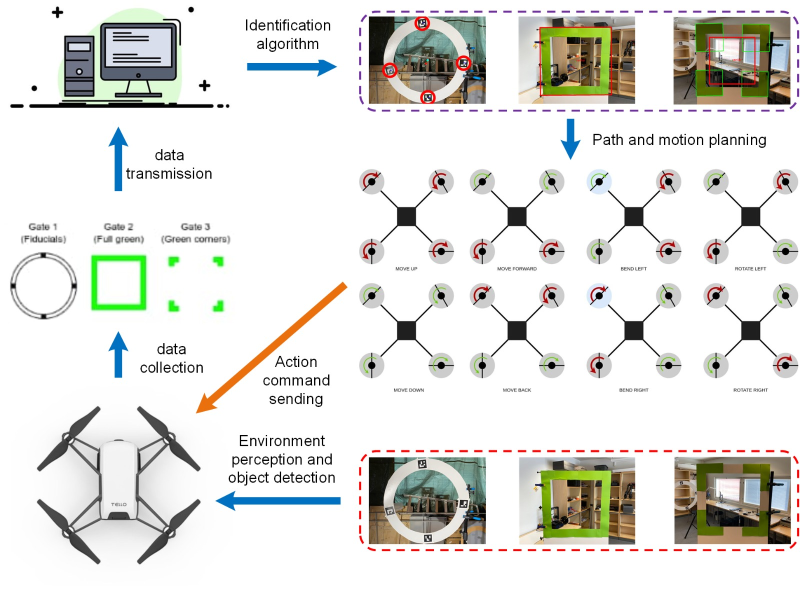
#> input picture img/System.jpeg, 1600 x 1183 px (shown at 1/2 size)
$ python -i img_process.py   (imports and definitions only)
#> lines starting #> are read from the running program, lines starting #| are printed output that depends on the picture; after the words box and inside, x2 and y2 are one past the last pixel; in counts of white or black regions, pixels touching at a corner belong together
#> further down, picture is the input picture: shape (1183, 1600, 3); mean B, G, R 220.2, 224.3, 224.5
import cv2 as cv
import numpy as np


# [69 lines left out: functions get_corner_center, get_center, get_ids_flag, get_rectangle_points, gate1, not called in this run]


def gate2(image):
    hsv = cv.cvtColor(image, cv.COLOR_BGR2HSV)
#> hsv: shape (1183, 1600, 3); mean H, S, V 15.4, 18.3, 228.3
    mask_green = cv.inRange(hsv, (35,43,35),(90,255,255))
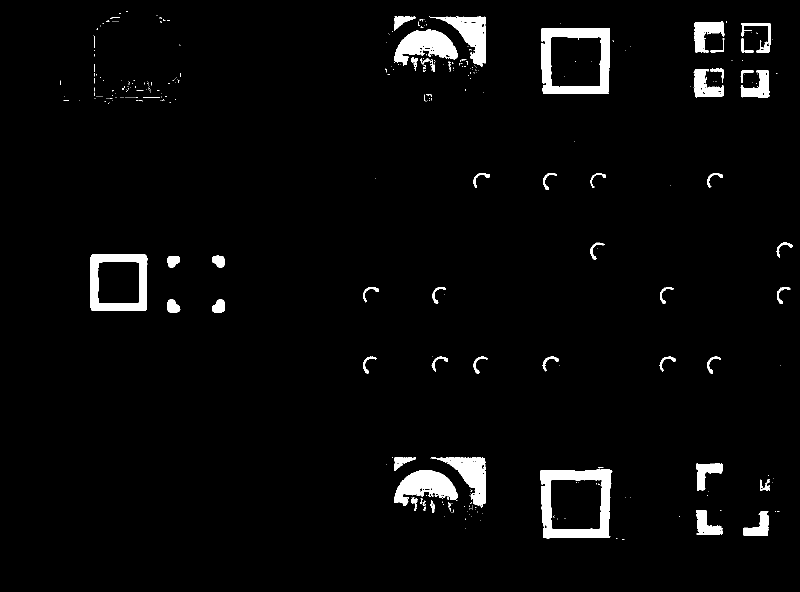
#> mask_green: shape (1183, 1600) (shown at 1/2 size); 3.2% white; 353 white regions (297 under 20 px), largest, box (x1, y1, x2, y2) and area: (1080, 939, 1225, 1077) 8677, (1082, 57, 1220, 188) 7957, (181, 508, 295, 622) 6112
    masks = [mask_green]
    flag = 0
    for mask in masks:
        contours, hierarchy = cv.findContours(mask, cv.RETR_EXTERNAL, cv.CHAIN_APPROX_SIMPLE)
        if len(contours) <= 1:
            flag = -1
            return image, None, None, flag, None, None
        else:
            index = 1
            max = 0
            for c in range(len(contours)):
                area = cv.contourArea(contours[c])
                if area > max:
                    max = area
                    index = c
            if index >= 0:
                rect = cv.minAreaRect(contours[index])
                width=rect[1][0]
                height=rect[1][1]
                mianji = width*height
                if mianji > 50000:
                    flag = 1
                    box = np.int0(cv.boxPoints(rect))
                    cv.drawContours(image,[box],0,(0,0,255),10)
                    cv.circle(image,(np.int32(rect[0][0]),np.int32(rect[0][1])),2,(0,255,0),2,8,0)
                else:
                    flag = 0
            cv.putText(image,'center',(np.int32(rect[0][0]),np.int32(rect[0][1])),cv.FONT_HERSHEY_SIMPLEX,1.00,(0,0,255),2)
        return image,np.int32(rect[0][0]),np.int32(rect[0][1]),flag, width, height
#> this loop made 1 pass
#> (rect, width, height, mianji, flag) on pass 1: (((1152.6, 1007.4), (144, 136.1), -0.521), 144, 136.1, 19604.5, 0)
#> image: shape (1183, 1600, 3); 0.04% of pixels changed, all inside (x1, y1, x2, y2) = (1154, 985, 1251, 1009)

# [48 lines left out: function gate3, not called in this run]

>>> import cv2
>>> picture = cv2.imread('../img/System.jpeg')
>>> result = gate2(picture)
#> result = 6 items
